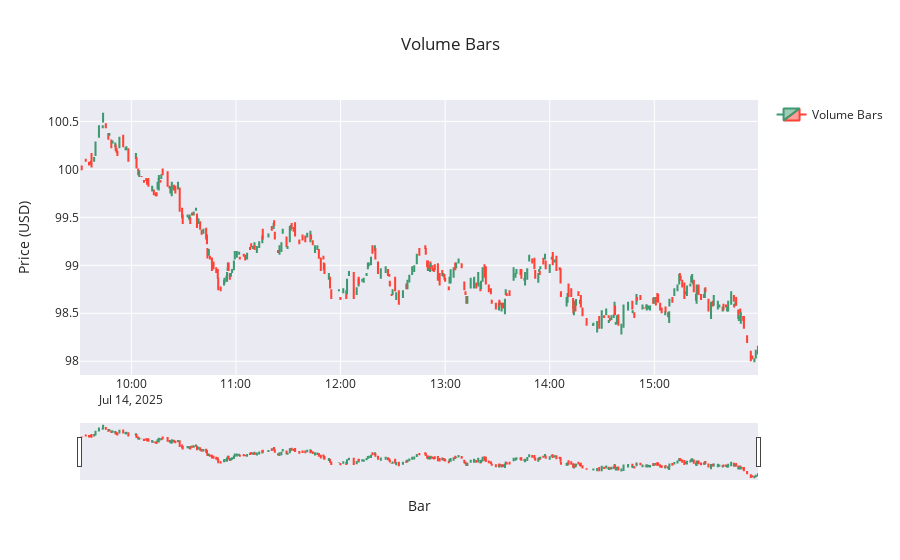

Here is the notebook cell this chart was saved with:
### Markdown cell above
### Time Chart

### Code cell
fig = go.Figure(data=[go.Candlestick(
    x=volume_bars['start_time'],
    open=volume_bars['open'],
    high=volume_bars['high'],
    low=volume_bars['low'],
    close=volume_bars['close'],
    name='Volume Bars'
)])

fig.update_layout(
    title=f'Volume Bars',
    yaxis_title='Price (USD)',
    xaxis_title='Bar',
    xaxis_rangeslider_visible=True, 
    template='seaborn', # other options: plotly, plotly_white, plotly_dark, simple_white
    showlegend=True,
)

### Figure 1 — Plotly figure (JSON) as saved in the notebook; plotly's stock layout.template omitted (floating-point values rounded to 4 significant figures; data arrays with more than 128 entries replaced by an {"elided": "..."} marker saying what was removed)
{"data": [{"close": {"elided": "376 float values"}, "high": {"elided": "376 float values"}, "low": {"elided": "376 float values"}, "name": "Volume Bars", "open": {"elided": "376 float values"}, "type": "candlestick", "x": {"elided": "376 str values"}}], "layout": {"showlegend": true, "title": {"text": "Volume Bars"}, "xaxis": {"rangeslider": {"visible": true}, "title": {"text": "Bar"}}, "yaxis": {"title": {"text": "Price (USD)"}}}}
